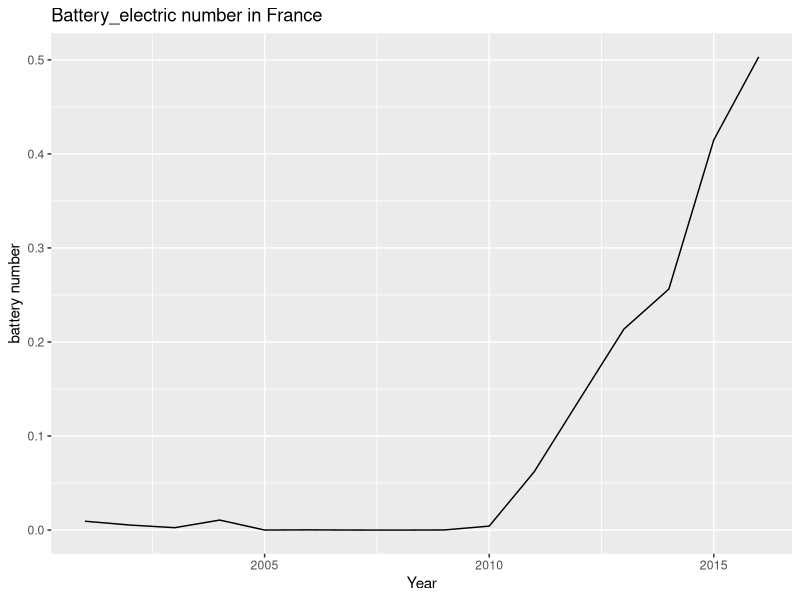
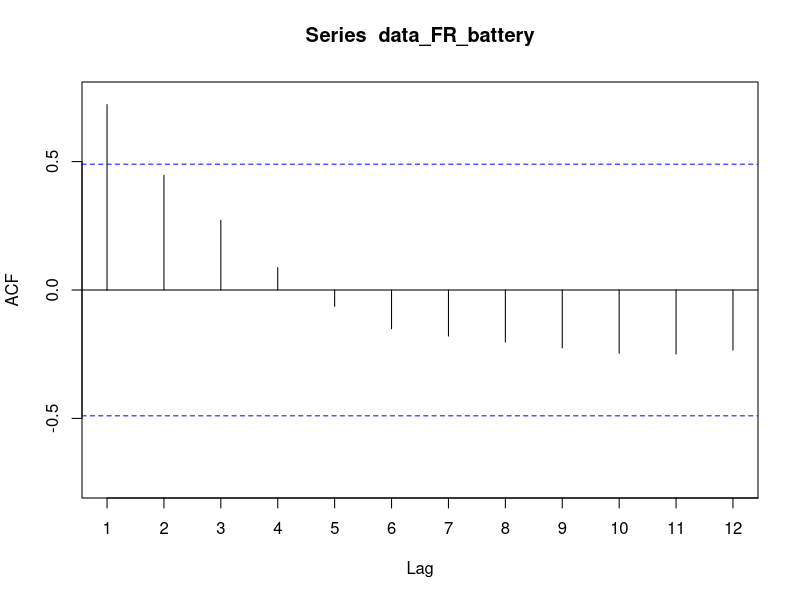
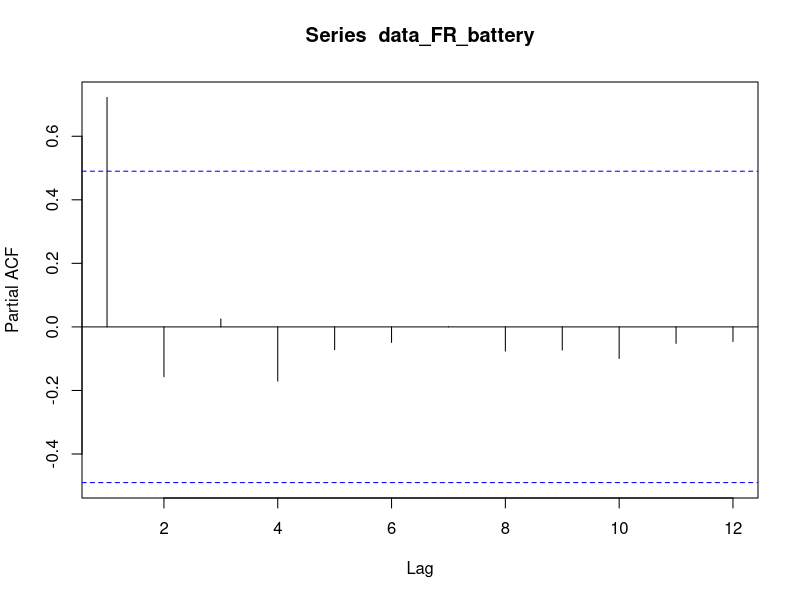
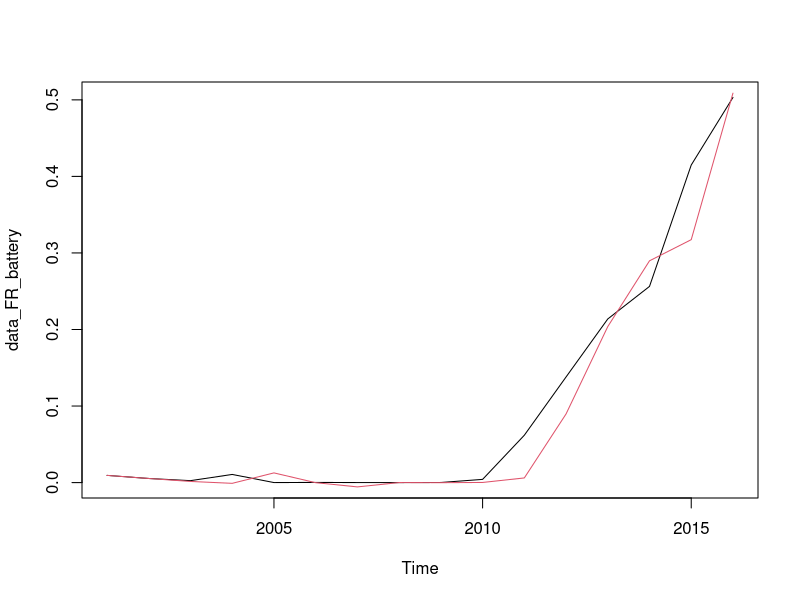
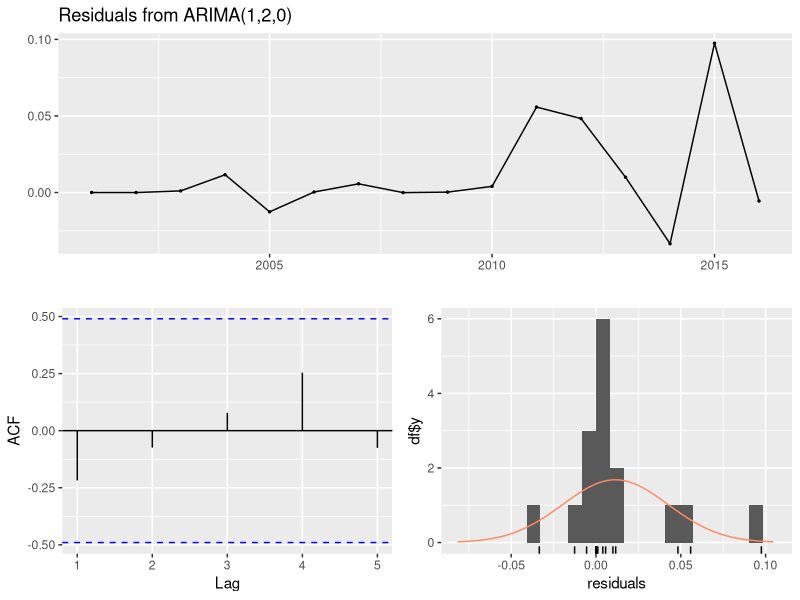
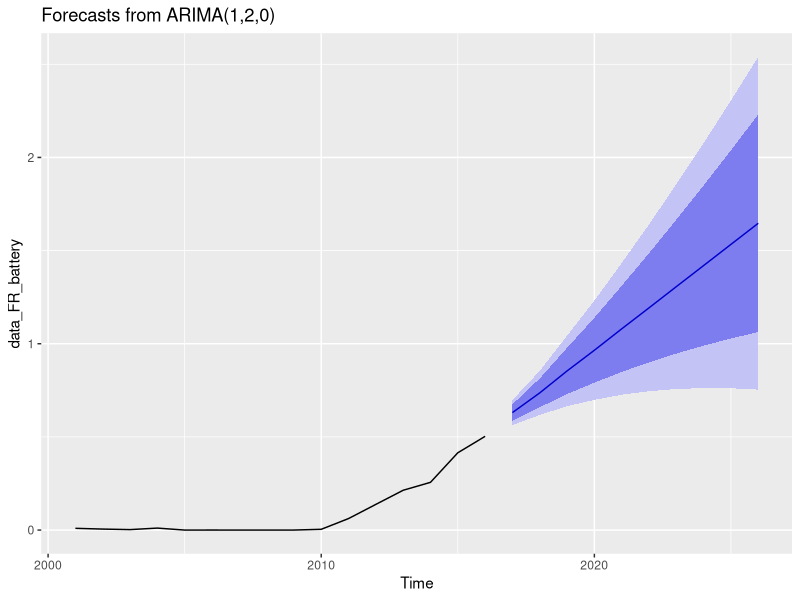
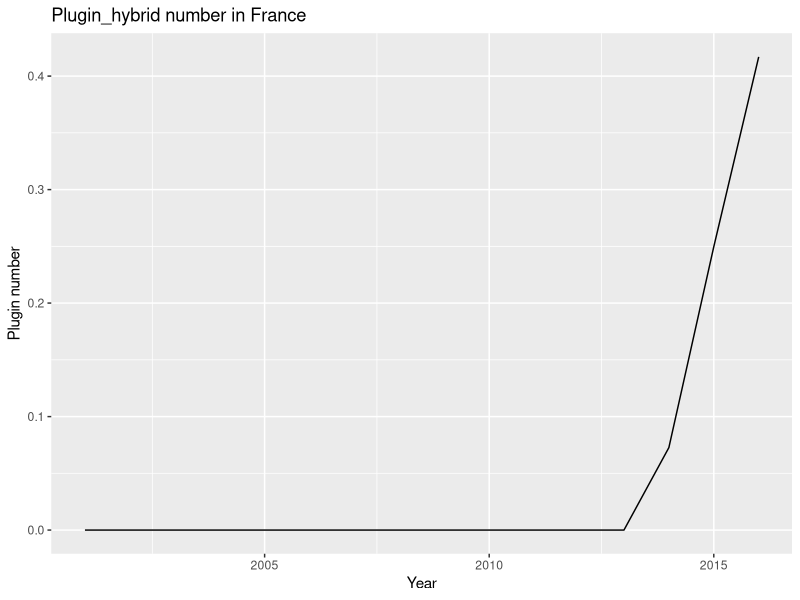
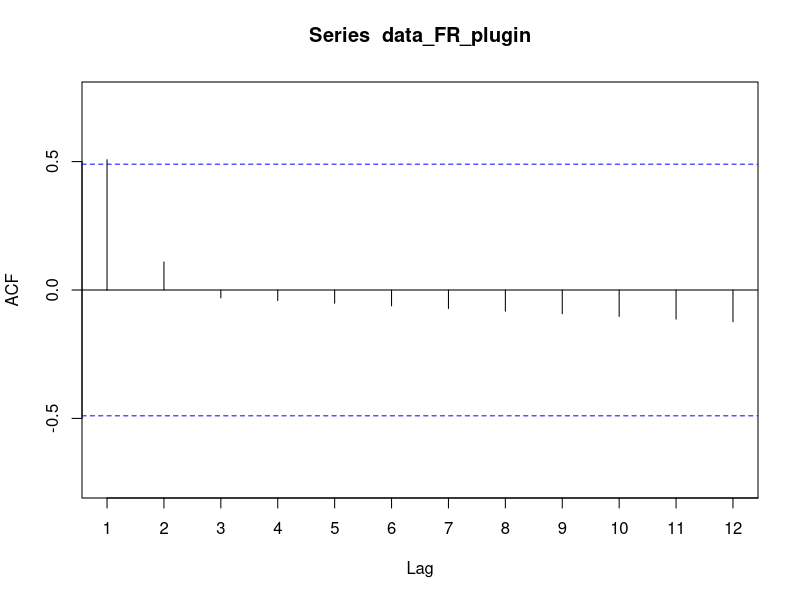

Here is the R script that generated these plots, in order:
setwd("C:\\Users\\matteo posenato\\Documents\\Business economical and finacial data\\project_cars")
library(readr)
library(ggplot2)
library(forecast)
library(tseries)
library(lmtest)


data1 <- read.csv("data.csv")
str(data1)
data2 <- data1[,-1]
str(data2)
na.omit(data2)
summary(data2)
frequency(data2)

#Custom function to implement min max scaling
minMax <- function(x) {
  (x - min(x)) / (max(x) - min(x))
}

#France
data_FR <- subset(data2, Entity=='France')
data_FR_normalized <- lapply(data_FR[,3:8], minMax)
head(data_FR_normalized)

# 1. Battery 

####Declaring the time series 
ts_FR_battery <- ts(data_FR_normalized$battery_electric_number, start =2001, end=2019, frequency = 1)

####Setting the training set
data_FR_battery <- window(ts_FR_battery, start=2001, end=2016)

par (mfrow = c(1,1))
autoplot (data_FR_battery) + 
  ggtitle ("Battery_electric number in France") + 
  ylab ("battery number") +
  xlab ("Year")

####Stationary test
adf.test(data_FR_battery) #p_value=0.99 the serie is not stationary
Acf(data_FR_battery)
pacf(data_FR_battery)

####Difference to get rid of the trend
ndiffs(data_FR_battery) #2

###auto.arima 
auto.arima(data_FR_battery, trace=TRUE) #The best model is ARIMA(1,2,0) with AICc=-49.17

###Fit the best model 
arima_FR1 <-arima(data_FR_battery, order=c(1,2,0))
summary(arima_FR1) #RMSE 0.03215906
sqrt(arima_FR1$sigma2) #0.03437948

fit1<- fitted(arima_FR1)
plot(data_FR_battery)
lines(fitted(arima_FR1), col=2)

###check residuals 
checkresiduals(arima_FR1)
mean(arima_FR1$residuals)  # this is he MEAN ERROR, the first error type (ME) returned by summary(arima_FR1)

Box.test (arima_FR1$residuals, type = "Ljung-Box", lag = 24)

###forecast
for1<- forecast(arima_FR1)
for1
autoplot(for1)


### Check forecast against actuals
actual_data <- window (ts_FR_battery, start = 2017)
accuracy(for1,actual_data) #RMSE(Test)=0.08881124

#2. Plugin

####Declaring the time series 
ts_FR_plugin <- ts(data_FR_normalized$plugin_hybrid_number, start =2001, end=2019, frequency = 1)

####Setting the training set
data_FR_plugin <- window(ts_FR_plugin, start=2001, end=2016)

par (mfrow = c(1,1))
autoplot (data_FR_plugin) + 
  ggtitle ("Plugin_hybrid number in France") + 
  ylab ("Plugin number") +
  xlab ("Year")

####Stationary test
adf.test(data_FR_plugin) #p_value=0.01823<0.05 the serie is stationary
Acf(data_FR_plugin)
pacf(data_FR_plugin)

###auto.arima 
auto.arima(data_FR_plugin, trace=TRUE) #The best model is ARIMA(0,2,0) with AICc=-52.55

###Fit the best model 
arima_FR2 <-arima(data_FR_plugin, order=c(0,2,0))
summary(arima_FR2) #RMSE 0.03187658
sqrt(arima_FR2$sigma2) #0.03407749

fit1<- fitted(arima_FR2)
plot(data_FR_plugin)
lines(fitted(arima_FR2), col=2)

###check residuals 
checkresiduals(arima_FR2)
mean(arima_FR2$residuals)  # this is he MEAN ERROR, the first error type (ME) returned by summary(arima_FR1)

Box.test (arima_FR1$residuals, type = "Ljung-Box", lag = 24)

###forecast
for2<- forecast(arima_FR2)
for2
autoplot(for2)


### Check forecast against actuals
actual_data2 <- window (ts_FR_plugin, start = 2017)
accuracy(for2,actual_data2) #RMSE(Test)=0.05997754


#3. Full mild

####Declaring the time series 
ts_FR_full <- ts(data_FR_normalized$full_mild_hybrid_number, start =2001, end=2019, frequency = 1)

####Setting the training set
data_FR_full <- window(ts_FR_full, start=2001, end=2016)

par (mfrow = c(1,1))
autoplot (data_FR_full) + 
  ggtitle ("Plugin_hybrid number in France") + 
  ylab ("Plugin number") +
  xlab ("Year")

####Stationary test
adf.test(data_FR_full) #p_value=0.7975<0.05 the serie is not stationary
Acf(data_FR_full)
pacf(data_FR_full)

###auto.arima 
auto.arima(data_FR_full, trace=TRUE) #The best model is ARIMA(0,1,0) with AICc=-35.24

###Fit the best model 
arima_FR3 <-arima(data_FR_full, order=c(0,1,0))
summary(arima_FR3) #RMSE 0.06899851
sqrt(arima_FR3$sigma2) #0.07126136

fit3<- fitted(arima_FR3)
plot(data_FR_full)
lines(fitted(arima_FR3), col=2)

###check residuals 
checkresiduals(arima_FR3)
mean(arima_FR3$residuals)  # this is he MEAN ERROR, the first error type (ME) returned by summary(arima_FR1)

Box.test (arima_FR3$residuals, type = "Ljung-Box", lag = 24)

###forecast
for3<- forecast(arima_FR3)
for3
autoplot(for3)


### Check forecast against actuals
actual_data3 <- window (ts_FR_full, start = 2017)
accuracy(for3,actual_data3) #RMSE(Test)=0.38421000


#4. Petrol

####Declaring the time series 
ts_FR_petrol <- ts(data_FR_normalized$petrol_number, start =2001, end=2019, frequency = 1)

####Setting the training set
data_FR_petrol <- window(ts_FR_petrol, start=2001, end=2016)

par (mfrow = c(1,1))
autoplot (data_FR_petrol) + 
  ggtitle ("Petrol_number in France") + 
  ylab ("Petrol number") +
  xlab ("Year")

####Stationary test
adf.test(data_FR_petrol) #p_value=0.7975<0.05 the serie is not stationary
Acf(data_FR_petrol)
pacf(data_FR_petrol)

###auto.arima 
auto.arima(data_FR_petrol, trace=TRUE) #The best model is ARIMA(1,0,0) with AICc=-35.24

###Fit the best model 
arima_FR4 <-arima(data_FR_petrol, order=c(1,0,0))
summary(arima_FR4) #RMSE 0.1245319
sqrt(arima_FR4$sigma2) #0.1245319

fit4<- fitted(arima_FR4)
plot(data_FR_petrol)
lines(fitted(arima_FR4), col=2)

###check residuals 
checkresiduals(arima_FR4)
mean(arima_FR4$residuals)  # this is he MEAN ERROR, the first error type (ME) returned by summary(arima_FR1)

Box.test (arima_FR4$residuals, type = "Ljung-Box", lag = 24)

###forecast
for4<- forecast(arima_FR4)
for4
autoplot(for4)


### Check forecast against actuals
actual_data4 <- window (ts_FR_petrol, start = 2017)
accuracy(for4,actual_data4) #RMSE(Test)=0.4306222


#5. Diesel

####Declaring the time series 
ts_FR_diesel <- ts(data_FR_normalized$diesel_gas_number, start =2001, end=2019, frequency = 1)

####Setting the training set
data_FR_diesel <- window(ts_FR_diesel, start=2001, end=2016)

par (mfrow = c(1,1))
autoplot (data_FR_diesel) + 
  ggtitle ("diesel_gas_number in France") + 
  ylab ("diesel number") +
  xlab ("Year")

####Stationary test
adf.test(data_FR_diesel) #p_value=0.9277 the serie is not stationary
Acf(data_FR_diesel)
pacf(data_FR_diesel)

###auto.arima 
auto.arima(data_FR_diesel, trace=TRUE) #The best model is ARIMA(0,2,0) with AICc=-35.24

###Fit the best model 
arima_FR5 <-arima(data_FR_diesel, order=c(0,2,0))
summary(arima_FR5) #RMSE 0.09558628 
sqrt(arima_FR5$sigma2) #0.1021859

fit5<- fitted(arima_FR5)
plot(data_FR_diesel)
lines(fitted(arima_FR5), col=2)

###check residuals 
checkresiduals(arima_FR5)
mean(arima_FR5$residuals)  # this is he MEAN ERROR, the first error type (ME) returned by summary(arima_FR1)

Box.test (arima_FR5$residuals, type = "Ljung-Box", lag = 24)

###forecast
for5<- forecast(arima_FR5)
for5
autoplot(for5)

### Check forecast against actuals
actual_data5 <- window (ts_FR_diesel, start = 2017)
accuracy(for5,actual_data5) #RMSE(Test)=0.09455576

